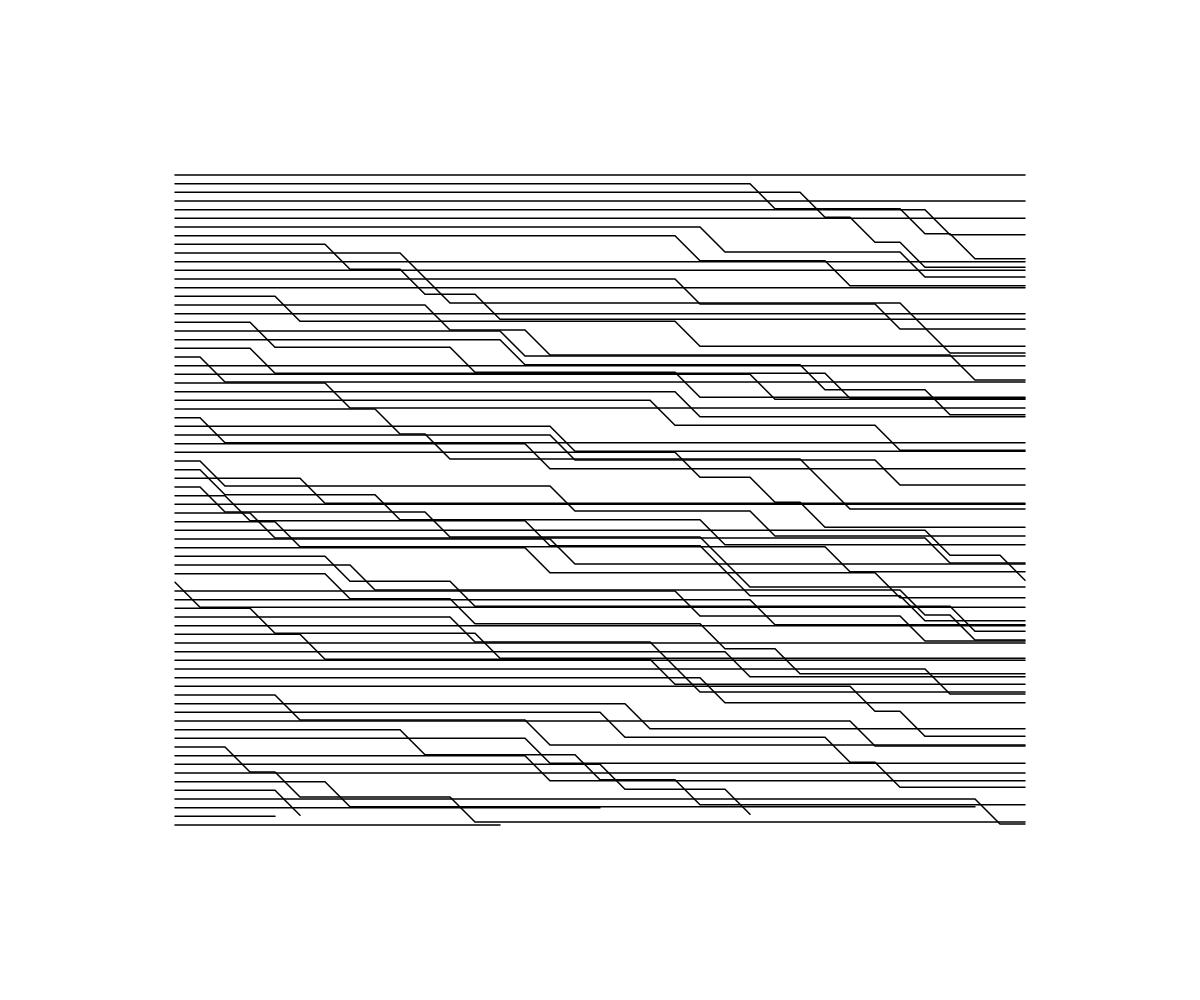
Frame 1 (no input)
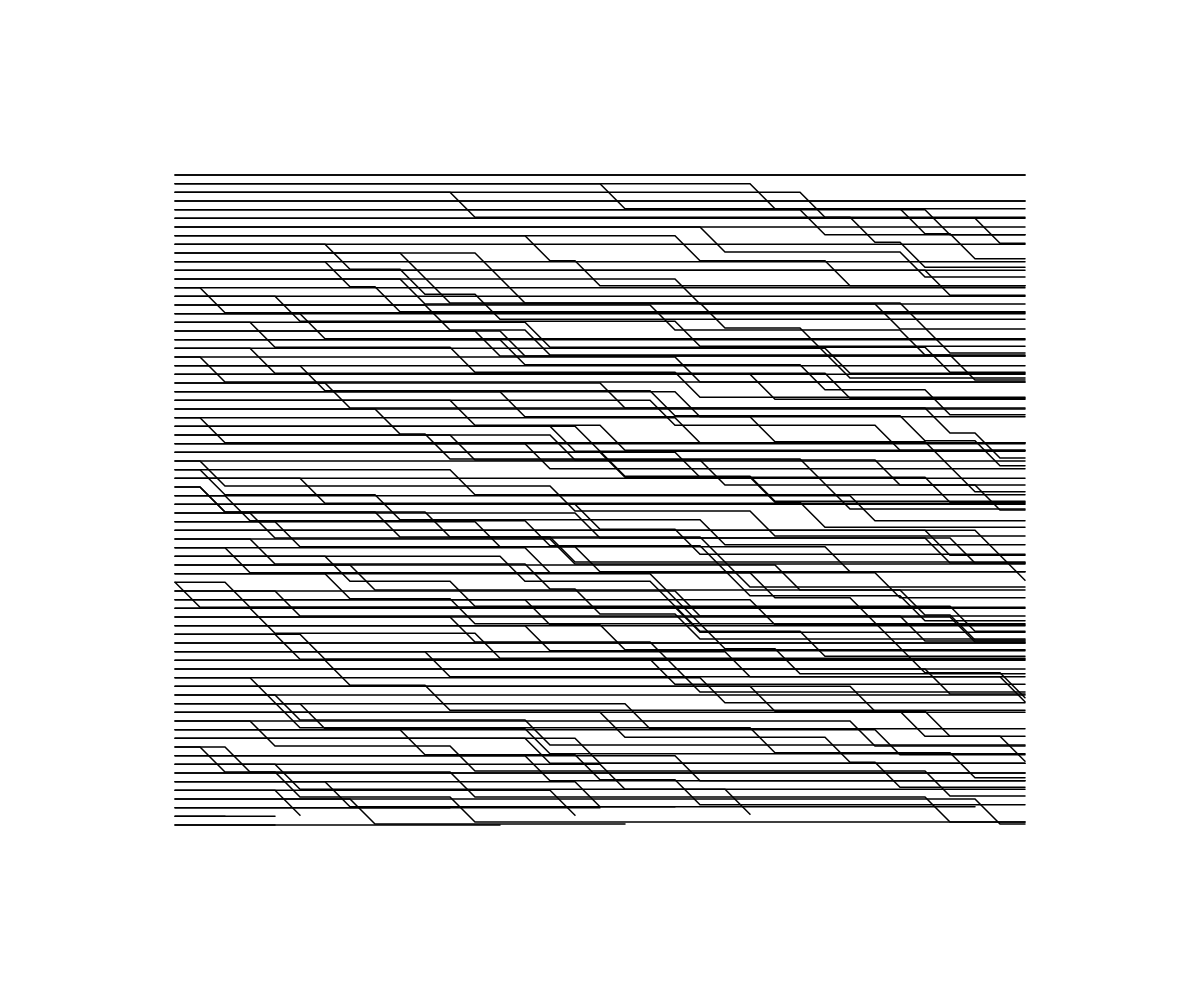
Frame 2 (the mouse pressed at the canvas centre, redrawn once)

The p5.js sketch that drew these frames (run headless with seeded random() and noise() and a simulated clock; the mouse was pressed at the canvas centre and the sketch redrawn once):

// p5.js sketch
// ── sketch.js
"use strict";
// SKETCH: train-schedule-for-sol
function inBounds(p, bounds) {
    return bounds.x <= p.x &&
        bounds.y <= p.y &&
        p.x <= (bounds.x + bounds.width) &&
        p.y <= (bounds.y + bounds.height);
}
function vadd(a, b) {
    return { x: a.x + b.x, y: a.y + b.y };
}
function walk(start, bounds, speed) {
    var path = [start];
    var current = start;
    while (true) {
        var next = vadd(current, speed(current.x, current.y));
        if (!inBounds(next, bounds)) {
            break;
        }
        path.push(next);
        current = next;
    }
    return path;
}
function perlinRight(speed) {
    return function (x, y) {
        return { x: speed, y: -5 + 10 * noise((x + y) / (windowWidth + windowHeight)) };
    };
}
function rightAndJumpUp(xspeed, yspeed, p) {
    return function (_x, _y) {
        return { x: xspeed, y: random() < p ? yspeed : 0 };
    };
}
function drawPath(path, weight) {
    if (weight === void 0) { weight = 5; }
    console.log(path);
    push();
    noFill();
    strokeWeight(weight);
    beginShape();
    for (var _i = 0, path_1 = path; _i < path_1.length; _i++) {
        var _a = path_1[_i], x = _a.x, y = _a.y;
        vertex(x, y);
    }
    endShape();
    pop();
}
var N_WALKERS = 75;
function setup() {
    createCanvas(windowWidth, windowHeight);
    noLoop();
}
function draw() {
    var padding = 175;
    var bounds = {
        x: padding,
        y: padding,
        width: windowWidth - 2 * padding,
        height: windowHeight - 2 * padding
    };
    var stride = bounds.height / N_WALKERS;
    var buildPath = function (w) { return walk(w, bounds, rightAndJumpUp(25, 25, 0.05)); };
    // build walkers in a line down the left edge of the bounding box
    var walkers = [];
    for (var i = bounds.y; i < (bounds.y + bounds.height); i += stride) {
        walkers.push({ x: bounds.x, y: i });
    }
    walkers
        .map(buildPath)
        .forEach(function (p) { return drawPath(p, 1.5); });
}
